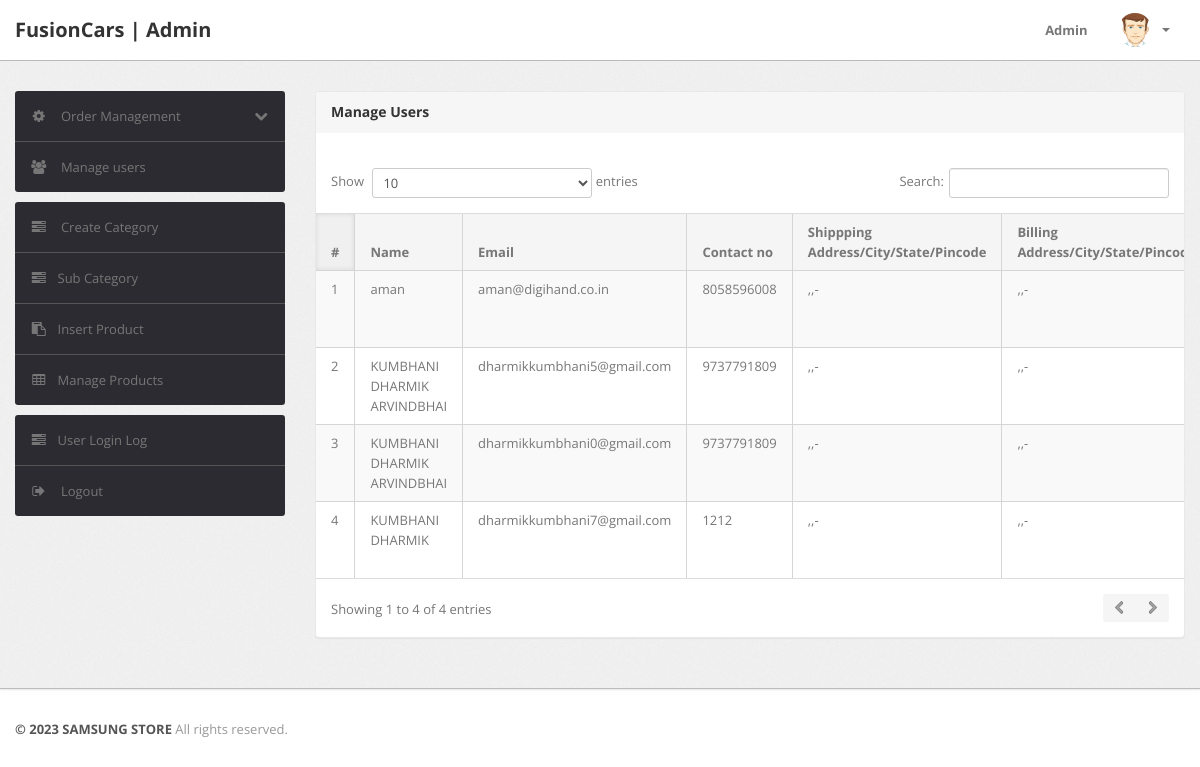
The page /admin/manage-users.php (signed in) on the database its author committed.
### tables this page shows
CREATE TABLE `users` (
  `id` int(11) NOT NULL,
  `name` varchar(255) DEFAULT NULL,
  `email` varchar(255) DEFAULT NULL,
  `contactno` bigint(11) DEFAULT NULL,
  `password` varchar(255) DEFAULT NULL,
  `shippingAddress` longtext DEFAULT NULL,
  `shippingState` varchar(255) DEFAULT NULL,
  `shippingCity` varchar(255) DEFAULT NULL,
  `shippingPincode` int(11) DEFAULT NULL,
  `billingAddress` longtext DEFAULT NULL,
  `billingState` varchar(255) DEFAULT NULL,
  `billingCity` varchar(255) DEFAULT NULL,
  `billingPincode` int(11) DEFAULT NULL,
  `regDate` timestamp NOT NULL DEFAULT current_timestamp(),
  `updationDate` varchar(255) DEFAULT NULL
);

### admin/manage-users.php (the view, shortened to what this page needs)
<?php
include('include/config.php');
if(strlen($_SESSION['alogin'])==0)
	{
header('location:index.php');
}
else{
?>
<!DOCTYPE html>
<html lang="en">
<head>
	<link type="text/css" href="bootstrap/css/bootstrap.min.css" rel="stylesheet">
	<link type="text/css" href="bootstrap/css/bootstrap-responsive.min.css" rel="stylesheet">
	<link type="text/css" href="css/theme.css" rel="stylesheet">
	<link type="text/css" href="images/icons/css/font-awesome.css" rel="stylesheet">
</head>
<body>
<?php include('include/header.php');?>
	<div class="wrapper">
		<div class="container">
			<div class="row">
<?php include('include/sidebar.php');?>
			<div class="span9">
					<div class="content">
	<div class="module">
							<div class="module-head">
								<h3>Manage Users</h3>
							</div>
							<div class="module-body table">
									<br />
								<table cellpadding="0" cellspacing="0" border="0" class="datatable-1 table table-bordered table-striped	 display" width="100%">
									<thead>
										<tr>
											<th>#</th>
											<th> Name</th>
											<th>Email </th>
											<th>Contact no</th>
											<th>Shippping Address/City/State/Pincode </th>
											<th>Billing Address/City/State/Pincode </th>
										</tr>
									</thead>
									<tbody>
<?php $query=mysqli_query($con,"select * from users");
$cnt=1;
while($row=mysqli_fetch_array($query))
{
?>
										<tr>
											<td><?php echo htmlentities($cnt);?></td>
											<td><?php echo htmlentities($row['name']);?></td>
											<td><?php echo htmlentities($row['email']);?></td>
											<td> <?php echo htmlentities($row['contactno']);?></td>
											<td><?php echo htmlentities($row['shippingAddress'].",".$row['shippingCity'].",".$row['shippingState']."-".$row['shippingPincode']);?></td>
											<td><?php echo htmlentities($row['billingAddress'].",".$row['billingCity'].",".$row['billingState']."-".$row['billingPincode']);?></td>
										<?php $cnt=$cnt+1; } ?>
								</table>
							</div>
						</div>
					</div>
				</div>
			</div>
		</div>
	</div>
<?php include('include/footer.php');?>
</body>
<?php } ?>

### admin/css/theme.css (style rules this page uses)
body { font-size: 13px; font-family: 'Open Sans', Arial, sans-serif; background: #fff; color: #777 }
h1, h2, h3, h4, h5, h6 { color: #333; margin-top: 0 }
h3 { font-size: 20px }
.wrapper { background: url(../images/bg.png) #eee; border-bottom: 1px solid #bbb; -webkit-box-shadow: 0 1px 2px rgba(0,0,0,0.1); -moz-box-shadow: 0 1px 2px rgba(0,0,0,0.1); box-shadow: 0 1px 2px rgba(0,0,0,0.1); padding: 30px 0 }
.module { background: #fff; -webkit-border-radius: 3px; -moz-border-radius: 3px; border-radius: 3px; border: 1px solid #ccc; border-bottom-color: #bbb; -webkit-box-shadow: 0 0 1px rgba(0,0,0,0.2); -moz-box-shadow: 0 0 1px rgba(0,0,0,0.2); box-shadow: 0 0 1px rgba(0,0,0,0.2); margin-bottom: 30px }
.table { margin-bottom: 0 }
.table th, .table td { border-color: #d5d5d5!important }
.table-bordered thead:first-child tr:first-child>th:first-child, .table-bordered tbody:first-child tr:first-child>td:first-child { -webkit-border-top-left-radius: 2px; -moz-border-radius-topleft: 2px; border-top-left-radius: 2px }
.table-bordered thead:last-child tr:last-child>th:first-child, .table-bordered tbody:last-child tr:last-child>td:first-child, .table-bordered tfoot:last-child tr:last-child>td:first-child { -webkit-border-bottom-left-radius: 2px; -moz-border-radius-bottomleft: 2px; border-bottom-left-radius: 2px }
.module { box-shadow: 0 0 3px rgba(0,0,0,.1); border-color: #e9e9e9; margin-bottom: 20px; background-color: #fff; border-radius: 4px; -webkit-box-shadow: 0 1px 1px rgba(0,0,0,.05); box-shadow: 0 1px 1px rgba(0,0,0,.05); }
.module-head { color: #767676; background-color: #f6f6f6; border-color: #e9e9e9; padding: 10px 15px; border-bottom: 1px solid transparent; border-top-right-radius: 3px; border-top-left-radius: 3px; }
.module-head h3 { font-size: 14px; line-height: 20px; height: 20px; margin: 0 }
.module-body { padding: 15px }
.module-body.table { padding: 15px 0 }
.module-body.table .table th, .module-body.table .table td { padding-left: 15px; padding-right: 15px }
.dataTables_wrapper table th { background: #f5f5f5; cursor: pointer }
.dataTables_wrapper table th.sorting_asc, .dataTables_wrapper table th.sorting_desc { background: #f0f0f0; -webkit-box-shadow: 0 0 5px rgba(0,0,0,0.1) inset; -moz-box-shadow: 0 0 5px rgba(0,0,0,0.1) inset; box-shadow: 0 0 5px rgba(0,0,0,0.1) inset }
.dataTables_wrapper .table-bordered { -webkit-border-radius: 0; -moz-border-radius: 0; border-radius: 0; border-left: 0; border-right: 0 }
.dataTables_wrapper .table-bordered thead tr>th:first-child, .dataTables_wrapper .table-bordered tbody tr>td:first-child, .dataTables_wrapper .table-bordered tfoot tr>td:first-child, .dataTables_wrapper .table-bordered tfoot tr>th:first-child { border-left: 0 }
.dataTables_wrapper .table-bordered thead:first-child tr:first-child>th:first-child, .dataTables_wrapper .table-bordered tbody:first-child tr:first-child>td:first-child { -webkit-border-top-left-radius: 0; -moz-border-radius-topleft: 0; border-top-left-radius: 0 }
.dataTables_wrapper .table-bordered thead:last-child tr:last-child>th:first-child, .dataTables_wrapper .table-bordered tbody:last-child tr:last-child>td:first-child, .dataTables_wrapper .table-bordered tfoot:last-child tr:last-child>td:first-child { -webkit-border-bottom-left-radius: 0; -moz-border-radius-bottomleft: 0; border-bottom-left-radius: 0 }

### rows shown on the page
users: name "aman", email "aman@digihand.co.in", contactno "8058596008", shippingAddress+shippingCity+shippingState ",,-", billingAddress+billingCity+billingState ",,-"
users: name "KUMBHANI DHARMIK ARVINDBHAI", email "dharmikkumbhani5@gmail.com", contactno "9737791809", shippingAddress+shippingCity+shippingState ",,-", billingAddress+billingCity+billingState ",,-"
users: name "KUMBHANI DHARMIK ARVINDBHAI", email "dharmikkumbhani0@gmail.com", contactno "9737791809", shippingAddress+shippingCity+shippingState ",,-", billingAddress+billingCity+billingState ",,-"
users: name "KUMBHANI DHARMIK", email "dharmikkumbhani7@gmail.com", contactno "1212", shippingAddress+shippingCity+shippingState ",,-", billingAddress+billingCity+billingState ",,-"
